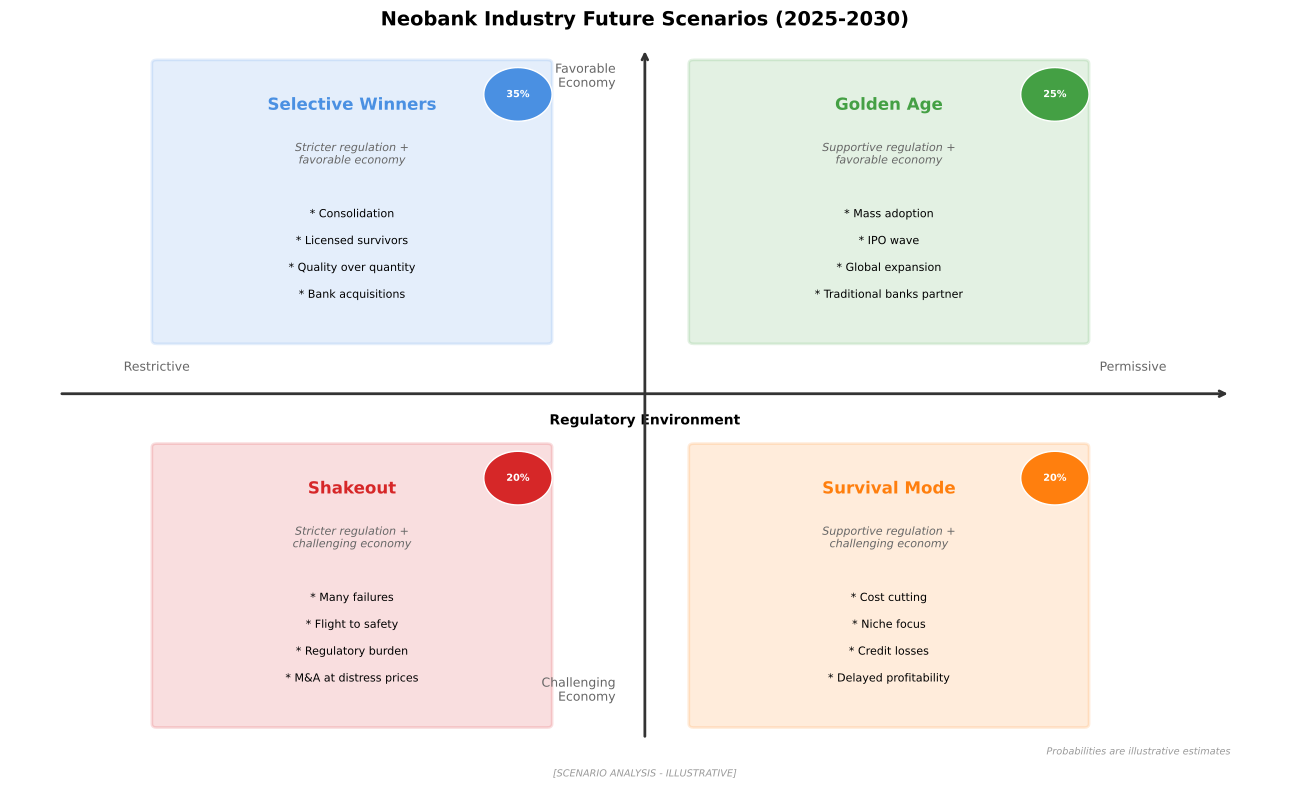

Source code (Python):
"""
Neobank Future Scenarios
Shows potential futures for the neobank industry

Output: neobank_future_scenarios.pdf
Module: module_01_fintech
Lesson: 4 - Neobanks
"""

from pathlib import Path
import matplotlib.pyplot as plt
import matplotlib.patches as mpatches
import numpy as np

CHART_METADATA = {
    'title': 'Neobank Future Scenarios',
    'module': 'module_01_fintech',
    'lesson': 4,
    'url': 'https://github.com/Digital-AI-Finance/digital-finance/tree/main/module_01_fintech/figures/neobank_future_scenarios'
}

plt.rcParams.update({
    'font.size': 10,
    'axes.labelsize': 10,
})

def create_chart():
    """Create neobank future scenarios chart"""
    fig, ax = plt.subplots(figsize=(13, 8))
    ax.set_xlim(0, 13)
    ax.set_ylim(0, 10)
    ax.axis('off')

    # Four quadrant scenarios based on two dimensions
    # X-axis: Regulatory stance (permissive to restrictive)
    # Y-axis: Economic conditions (challenging to favorable)

    # Quadrant boxes
    scenarios = [
        {
            'name': 'Golden Age',
            'x': 9, 'y': 7.5,
            'color': '#44A044',
            'description': 'Supportive regulation +\nfavorable economy',
            'outcomes': ['Mass adoption', 'IPO wave', 'Global expansion',
                        'Traditional banks partner'],
            'probability': '25%'
        },
        {
            'name': 'Selective Winners',
            'x': 3.5, 'y': 7.5,
            'color': '#4A90E2',
            'description': 'Stricter regulation +\nfavorable economy',
            'outcomes': ['Consolidation', 'Licensed survivors',
                        'Quality over quantity', 'Bank acquisitions'],
            'probability': '35%'
        },
        {
            'name': 'Survival Mode',
            'x': 9, 'y': 2.5,
            'color': '#FF7F0E',
            'description': 'Supportive regulation +\nchallenging economy',
            'outcomes': ['Cost cutting', 'Niche focus', 'Credit losses',
                        'Delayed profitability'],
            'probability': '20%'
        },
        {
            'name': 'Shakeout',
            'x': 3.5, 'y': 2.5,
            'color': '#D62728',
            'description': 'Stricter regulation +\nchallenging economy',
            'outcomes': ['Many failures', 'Flight to safety',
                        'Regulatory burden', 'M&A at distress prices'],
            'probability': '20%'
        }
    ]

    for scenario in scenarios:
        # Box
        rect = mpatches.FancyBboxPatch((scenario['x']-2, scenario['y']-1.8), 4, 3.6,
                                        boxstyle='round,pad=0.05',
                                        facecolor=scenario['color'], alpha=0.15,
                                        edgecolor=scenario['color'], lw=2)
        ax.add_patch(rect)

        # Title
        ax.text(scenario['x'], scenario['y']+1.2, scenario['name'],
               fontsize=12, fontweight='bold', ha='center', color=scenario['color'])

        # Description
        ax.text(scenario['x'], scenario['y']+0.5, scenario['description'],
               fontsize=8, ha='center', style='italic', color='#666666')

        # Outcomes
        for i, outcome in enumerate(scenario['outcomes']):
            ax.text(scenario['x'], scenario['y']-0.2-i*0.35, f'* {outcome}',
                   fontsize=8, ha='center')

        # Probability
        prob_circle = mpatches.Circle((scenario['x']+1.7, scenario['y']+1.4), 0.35,
                                       facecolor=scenario['color'], edgecolor='white', lw=1)
        ax.add_patch(prob_circle)
        ax.text(scenario['x']+1.7, scenario['y']+1.4, scenario['probability'],
               fontsize=7, ha='center', va='center', color='white', fontweight='bold')

    # Axis labels
    ax.annotate('', xy=(12.5, 5), xytext=(0.5, 5),
               arrowprops=dict(arrowstyle='->', color='#333333', lw=2))
    ax.text(6.5, 4.6, 'Regulatory Environment', fontsize=10, ha='center', fontweight='bold')
    ax.text(1.5, 5.3, 'Restrictive', fontsize=9, ha='center', color='#666666')
    ax.text(11.5, 5.3, 'Permissive', fontsize=9, ha='center', color='#666666')

    ax.annotate('', xy=(6.5, 9.5), xytext=(6.5, 0.5),
               arrowprops=dict(arrowstyle='->', color='#333333', lw=2))
    ax.text(6.2, 9, 'Favorable\nEconomy', fontsize=9, ha='right', color='#666666')
    ax.text(6.2, 1, 'Challenging\nEconomy', fontsize=9, ha='right', color='#666666')

    # Title
    ax.text(6.5, 9.8, 'Neobank Industry Future Scenarios (2025-2030)',
           fontsize=14, fontweight='bold', ha='center')

    # Note
    ax.text(12.5, 0.3, 'Probabilities are illustrative estimates',
           fontsize=7, ha='right', style='italic', color='#999999')

    # Source
    fig.text(0.5, 0.02, '[SCENARIO ANALYSIS - ILLUSTRATIVE]',
            fontsize=7, ha='center', style='italic', color='#999999')

    plt.tight_layout()

    output_path = Path(__file__).parent / 'neobank_future_scenarios.pdf'
    plt.savefig(output_path, format='pdf', dpi=300, bbox_inches='tight')
    plt.close()
    print(f"Chart saved to: {output_path}")
    return output_path

if __name__ == '__main__':
    create_chart()
